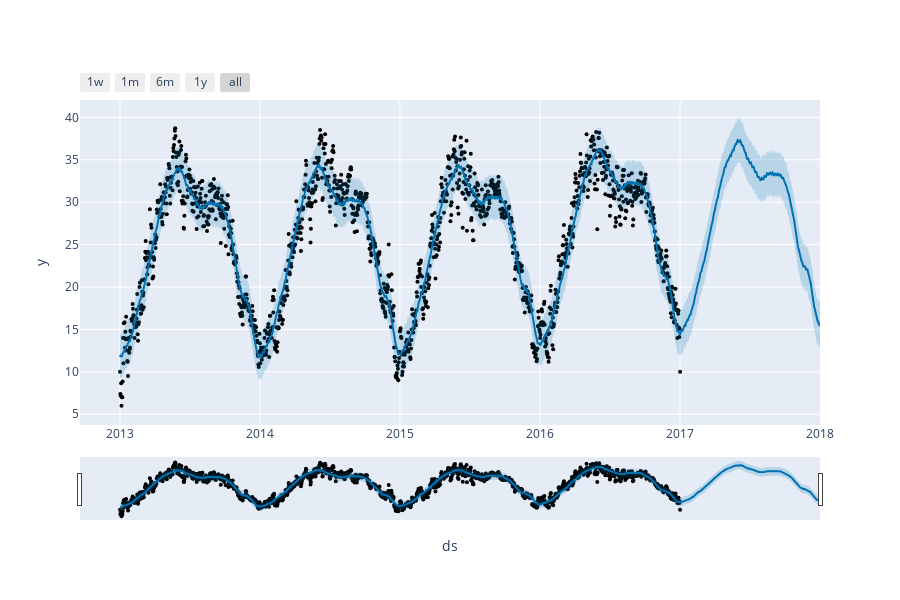

The notebook cell saved with this chart:
### Code cell
plot_plotly(model, prediction)

### Figure 1 — Plotly figure (JSON) as saved in the notebook; plotly's stock layout.template omitted (floating-point values rounded to 4 significant figures; data arrays with more than 128 entries replaced by an {"elided": "..."} marker saying what was removed)
{"data": [{"marker": {"color": "black", "size": 4}, "mode": "markers", "name": "Actual", "type": "scatter", "x": {"elided": "1462 str values"}, "y": {"elided": "1462 float values"}}, {"hoverinfo": "skip", "line": {"width": 0}, "mode": "lines", "type": "scatter", "x": {"elided": "1827 str values"}, "y": {"elided": "1827 float values"}}, {"fill": "tonexty", "fillcolor": "rgba(0, 114, 178, 0.2)", "line": {"color": "#0072B2", "width": 2}, "mode": "lines", "name": "Predicted", "type": "scatter", "x": {"elided": "1827 str values"}, "y": {"elided": "1827 float values"}}, {"fill": "tonexty", "fillcolor": "rgba(0, 114, 178, 0.2)", "hoverinfo": "skip", "line": {"width": 0}, "mode": "lines", "type": "scatter", "x": {"elided": "1827 str values"}, "y": {"elided": "1827 float values"}}], "layout": {"height": 600, "showlegend": false, "width": 900, "xaxis": {"rangeselector": {"buttons": [{"count": 7, "label": "1w", "step": "day", "stepmode": "backward"}, {"count": 1, "label": "1m", "step": "month", "stepmode": "backward"}, {"count": 6, "label": "6m", "step": "month", "stepmode": "backward"}, {"count": 1, "label": "1y", "step": "year", "stepmode": "backward"}, {"step": "all"}]}, "rangeslider": {"visible": true}, "title": {"text": "ds"}, "type": "date"}, "yaxis": {"title": {"text": "y"}}}}
